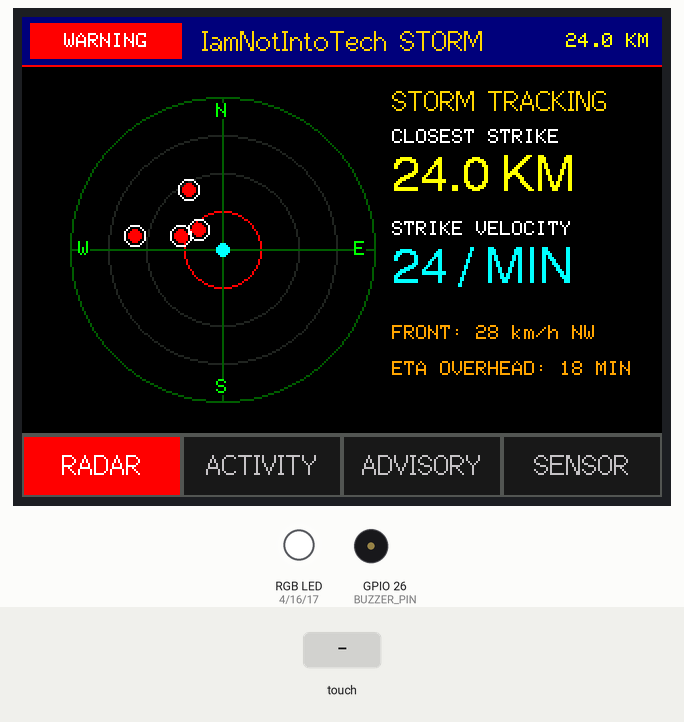
The program below on a simulated ESP32. On the bench: 320×240 colour display, an RGB LED mixed from three pins (HIGH = lit), buzzer (waves = sounding). Inputs (shaded band) come from the test bench. Random numbers use the default seed unless the program sets one.

Above: at 3.8 s.
3.9 s: touch panel pressed at 38 % / 90 % of its raw x / y range
At 4.8 s:
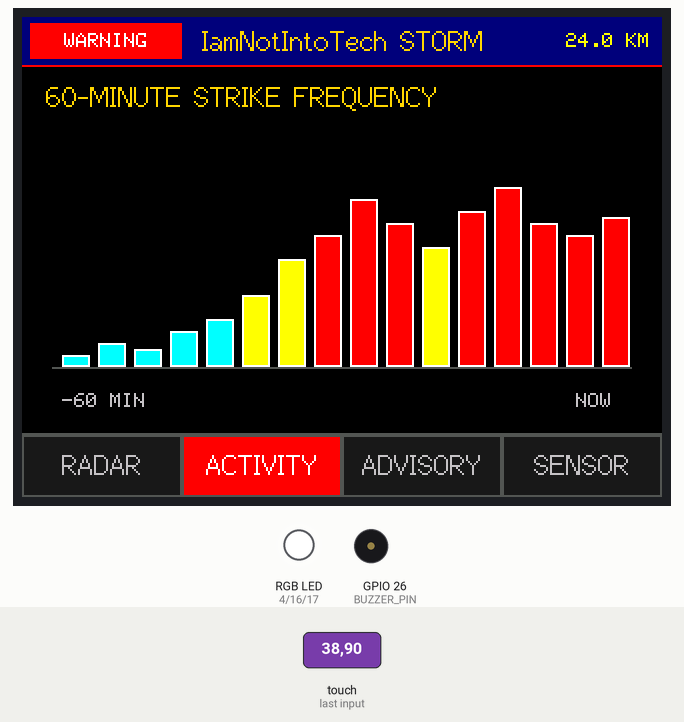
5.5 s: touch panel pressed at 62 % / 90 % of its raw x / y range
At 6.6 s:
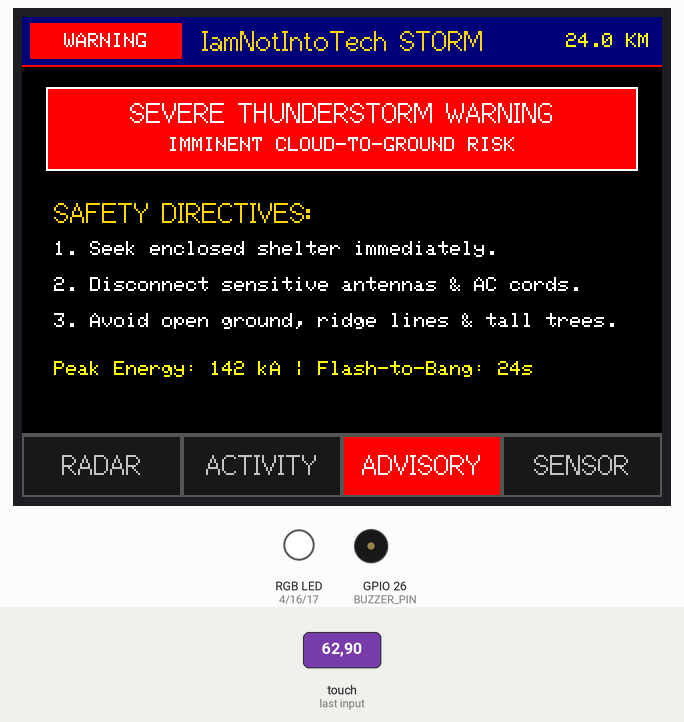
7.1 s: touch panel pressed at 87 % / 90 % of its raw x / y range
At 8.4 s:
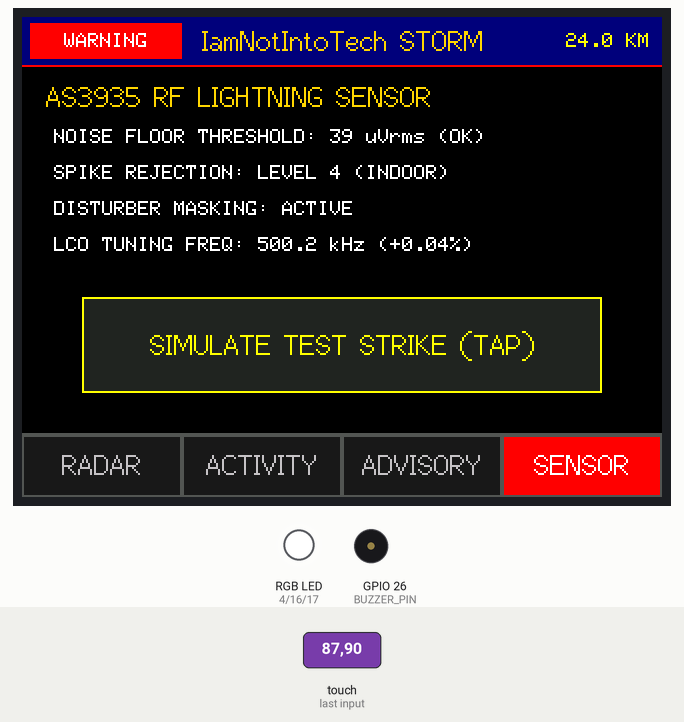
8.7 s: touch panel pressed at 13 % / 70 % of its raw x / y range
At 9.5 s:
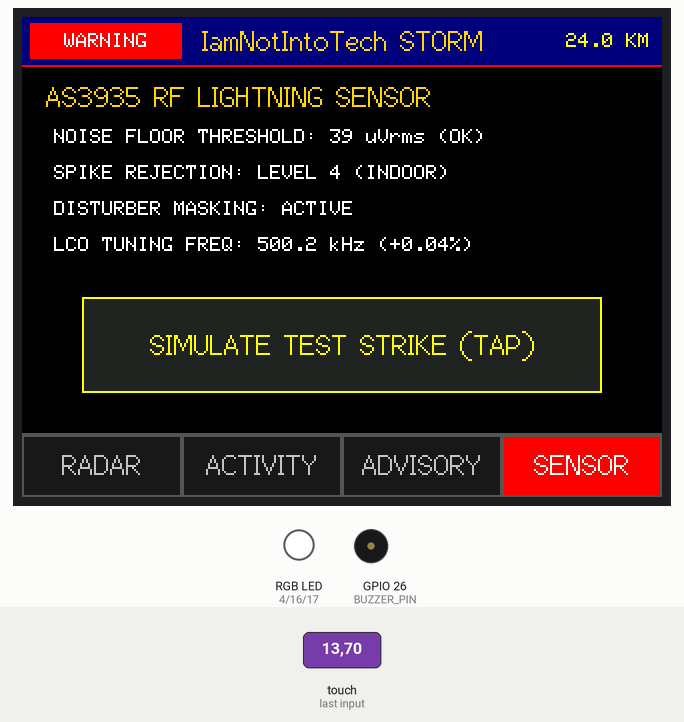
Timing chart, 0 to 11.4 s (numbered marks = the images above; inputs shaded):
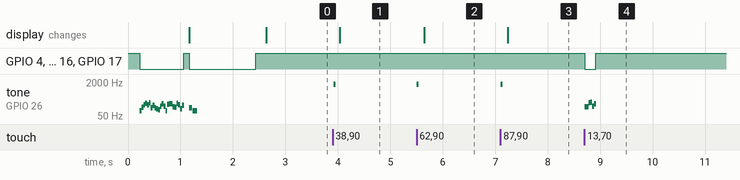

Measured:
- after the input at 3.9 s, tone on GPIO 26 (BUZZER_PIN): silent → 1600 Hz at once, → silent 0.04 s later; the display: changes after 0.13 s (image 1)
- after the input at 5.5 s, tone on GPIO 26 (BUZZER_PIN): silent → 1600 Hz at once, → silent 0.04 s later; the display: changes after 0.15 s (image 2)
- after the input at 7.1 s, tone on GPIO 26 (BUZZER_PIN): silent → 1600 Hz at once, → silent 0.04 s later; the display: changes after 0.14 s (image 3)
- after the input at 8.7 s, GPIO 4 (LED_RED_PIN), GPIO 16 (LED_GREEN_PIN), GPIO 17 (LED_BLUE_PIN): HIGH → LOW at once, → HIGH 0.21 s later; tone on GPIO 26 (BUZZER_PIN): plays 138 Hz for 0.04 s, 136 Hz for 0.04 s, 215 Hz for 0.04 s, 217 Hz for 0.04 s, 146 Hz for 0.04 s, 192 Hz for 0.04 s, starting at once

The program:

main.cpp
```cpp
/**
 * ============================================================================
 * Project 72 — CYD Lightning Strike & Storm Warning Radar
 * Hardware: Cheap Yellow Display (ESP32-2432S028R 2.8" Resistive Touch)
 *
 * Features:
 *   - Severe Thunderstorm & Lightning Strike Early Warning System
 *   - 4 Touch-Navigated Threat Views:
 *       1. STORM RADAR SCOPE:
 *          • Polar strike range rings (5 km, 15 km, 30 km, 40 km) with compass ticks
 *          • Real-time plotted lightning strikes with age color-coding (Fresh, Mid, Old)
 *          • Approaching storm front vector & distance readout (8.4 km)
 *       2. STRIKE FREQUENCY HISTOGRAM:
 *          • Rolling 60-minute strike frequency bar chart & strike rate gauge
 *       3. SEVERE STORM ADVISORY:
 *          • Threat severity level, estimated time to arrival (ETA), and safety guidance
 *       4. SENSOR DIAGNOSTICS:
 *          • RF noise floor, disturber rejection, and [SIMULATE STRIKE] touch button
 *   - Audio Feedback: Low-frequency thunderclap rumble and proximity sirens on GPIO 26
 *   - Active-Low RGB LED: Flash-bang bright white pulse on strike, Crimson proximity alarm
 *   - LDR Optical Verification Channel on GPIO 34
 *
 * Community & Documentation:
 *   📺 Tutorial:  https://youtube.com/@IamNotIntoTech
 *   🖨️ Enclosure: https://youtube.com/@Makerrdesigns
 *
 * Brand: IamNotIntoTech
 * ============================================================================
 */

#include <Arduino.h>
#include <SPI.h>
#include <TFT_eSPI.h>
#include <XPT2046_Touchscreen.h>

// --- PIN DEFINITIONS ---
#define XPT2046_IRQ 36
#define XPT2046_MOSI 32
#define XPT2046_MISO 39
#define XPT2046_CLK 25
#define XPT2046_CS 33

#define LED_RED_PIN 4
#define LED_GREEN_PIN 16
#define LED_BLUE_PIN 17
#define BUZZER_PIN 26
#define LDR_PIN 34

// --- COLOR PALETTE (RGB565) ---
#define C_BLACK       0x0000
#define C_WHITE       0xFFFF
#define C_GREEN       0x07E0
#define C_CYAN        0x07FF
#define C_RED         0xF800
#define C_YELLOW      0xFFE0
#define C_GOLD        0xFEA0
#define C_AMBER       0xFD20
#define C_DARKGREY    0x2124
#define C_MIDGREY     0x52AA
#define C_LIGHTGREY   0xC618
#define C_NAVY        0x000F
#define C_TAB_BG      0x18C3
#define C_RADAR_GRID  0x02E0

// --- HARDWARE INSTANCES ---
TFT_eSPI tft = TFT_eSPI();
SPIClass touchSPI(HSPI);
XPT2046_Touchscreen touch(XPT2046_CS, XPT2046_IRQ);

// --- DASHBOARD STATE ---
enum StormView {
    VIEW_RADAR        = 0,
    VIEW_HISTOGRAM    = 1,
    VIEW_ADVISORY     = 2,
    VIEW_DIAGNOSTICS  = 3,
    VIEW_COUNT        = 4
};

const char* VIEW_NAMES[VIEW_COUNT] = {
    "RADAR", "ACTIVITY", "ADVISORY", "SENSOR"
};

int currentView = VIEW_RADAR;

// Lightning Strikes Data
#define MAX_STRIKES 12
struct Strike {
    float distKm;
    float bearingDeg;
    unsigned long timestampMs;
    int energyKj;
    bool isCloudToGround;
};

Strike strikes[MAX_STRIKES];
int strikeCount = 0;
float closestStrikeKm = 8.4f;
int strikeRatePerMin = 24;

// Histogram data (last 16 intervals)
int histBars[16] = { 2, 4, 3, 6, 8, 12, 18, 22, 28, 24, 20, 26, 30, 24, 22, 25 };

unsigned long lastAutoStrike = 0;

// --- HARDWARE HELPERS ---
void setRgbLed(uint8_t r, uint8_t g, uint8_t b) {
    analogWrite(LED_RED_PIN, 255 - r);
    analogWrite(LED_GREEN_PIN, 255 - g);
    analogWrite(LED_BLUE_PIN, 255 - b);
}

// Low frequency thunder rumble simulation
void playThunderclap() {
    for (int i = 0; i < 6; i++) {
        tone(BUZZER_PIN, random(80, 220), 40);
        delay(35);
    }
}

// Register a new lightning strike
void addStrike(float dist, float bearing, int energy) {
    if (strikeCount < MAX_STRIKES) {
        strikes[strikeCount] = { dist, bearing, millis(), energy, true };
        strikeCount++;
    } else {
        for (int i = 0; i < MAX_STRIKES - 1; i++) {
            strikes[i] = strikes[i + 1];
        }
        strikes[MAX_STRIKES - 1] = { dist, bearing, millis(), energy, true };
    }
    closestStrikeKm = dist;

    // Flash-bang strobe white LED
    setRgbLed(255, 255, 255);
    playThunderclap();
    setRgbLed(0, 0, 0);
}

// --- BOOT SCREEN ---
void showBootSequence() {
    tft.fillScreen(C_BLACK);
    setRgbLed(0, 0, 0);

    tft.setTextColor(C_GOLD, C_BLACK);
    tft.setTextDatum(MC_DATUM);
    tft.drawString("IamNotIntoTech", 160, 45, 4);

    tft.setTextColor(C_CYAN, C_BLACK);
    tft.drawString("LIGHTNING STRIKE & STORM WARNING", 160, 80, 2);

    // Lightning Bolt Graphic
    tft.fillTriangle(160, 110, 145, 138, 162, 138, C_YELLOW);
    tft.fillTriangle(162, 138, 150, 168, 175, 130, C_GOLD);

    tft.setTextColor(C_LIGHTGREY, C_BLACK);
    tft.drawString("Calibrating 500 kHz RF Front-End...", 160, 185, 2);

    setRgbLed(255, 255, 255);
    tone(BUZZER_PIN, 120, 60); delay(70);
    tone(BUZZER_PIN, 90, 80);

    delay(1200);
    setRgbLed(0, 0, 0);
    tft.fillScreen(C_BLACK);
}

// --- TOP HEADER ---
void renderHeader() {
    tft.fillRect(0, 0, 320, 24, C_NAVY);
    tft.drawFastHLine(0, 24, 320, C_RED);

    // Threat Pill
    tft.fillRect(4, 3, 76, 18, C_RED);
    tft.setTextColor(C_WHITE, C_RED);
    tft.setTextDatum(MC_DATUM);
    tft.drawString("WARNING", 42, 12, 1);

    // Center Branding
    tft.setTextColor(C_GOLD, C_NAVY);
    tft.drawString("IamNotIntoTech STORM", 160, 12, 2);

    // Closest Strike Distance
    tft.setTextDatum(MR_DATUM);
    tft.setTextColor(C_YELLOW, C_NAVY);
    char distBuf[24];
    snprintf(distBuf, sizeof(distBuf), "%.1f KM", closestStrikeKm);
    tft.drawString(distBuf, 314, 12, 1);
}

// --- BOTTOM NAVIGATION TABS ---
void renderNavTabs() {
    tft.drawFastHLine(0, 208, 320, C_MIDGREY);
    for (int i = 0; i < VIEW_COUNT; i++) {
        int x = i * 80;
        bool active = (i == currentView);
        tft.fillRect(x, 209, 80, 31, active ? C_RED : C_TAB_BG);
        tft.drawRect(x, 209, 80, 31, C_MIDGREY);
        tft.setTextDatum(MC_DATUM);
        tft.setTextColor(active ? C_WHITE : C_LIGHTGREY, active ? C_RED : C_TAB_BG);
        tft.drawString(VIEW_NAMES[i], x + 40, 224, 2);
    }
}

// --- VIEW 1: STORM RADAR SCOPE ---
void renderRadarScope() {
    tft.fillRect(0, 25, 320, 183, C_BLACK);

    // Polar radar scope (Center X: 100, Y: 116, Radius 76)
    int cx = 100, cy = 116, r = 76;
    tft.drawCircle(cx, cy, r, C_RADAR_GRID);
    tft.drawCircle(cx, cy, r * 3 / 4, C_DARKGREY); // 30 km
    tft.drawCircle(cx, cy, r / 2, C_DARKGREY);     // 20 km
    tft.drawCircle(cx, cy, r / 4, C_RED);          // 10 km danger ring
    tft.drawFastHLine(cx - r, cy, r * 2, C_RADAR_GRID);
    tft.drawFastVLine(cx, cy - r, r * 2, C_RADAR_GRID);

    // Station center
    tft.fillCircle(cx, cy, 3, C_CYAN);

    // Cardinal ticks
    tft.setTextColor(C_GREEN, C_BLACK);
    tft.setTextDatum(MC_DATUM);
    tft.drawString("N", cx, cy - r + 7, 1);
    tft.drawString("S", cx, cy + r - 7, 1);
    tft.drawString("E", cx + r - 7, cy, 1);
    tft.drawString("W", cx - r + 7, cy, 1);

    // Plot strikes on radar
    unsigned long now = millis();
    for (int i = 0; i < strikeCount; i++) {
        Strike& s = strikes[i];
        float rad = (s.bearingDeg - 90.0f) * (PI / 180.0f);
        float px = (s.distKm / 40.0f) * r;
        if (px > r - 4) px = r - 4;
        int sx = cx + (int)(cos(rad) * px);
        int sy = cy + (int)(sin(rad) * px);

        // Color by age
        uint16_t col = (now - s.timestampMs < 30000) ? C_RED : C_YELLOW;
        tft.fillCircle(sx, sy, 3, col);
        tft.drawCircle(sx, sy, 5, C_WHITE);
    }

    // Right Side Telemetry Readouts (X: 185 to 310)
    tft.setTextColor(C_GOLD, C_BLACK);
    tft.setTextDatum(TL_DATUM);
    tft.drawString("STORM TRACKING", 185, 34, 2);

    tft.setTextColor(C_WHITE, C_BLACK);
    tft.drawString("CLOSEST STRIKE", 185, 56, 1);
    char cBuf[24];
    snprintf(cBuf, sizeof(cBuf), "%.1f KM", closestStrikeKm);
    tft.setTextColor((closestStrikeKm < 10.0f) ? C_RED : C_YELLOW, C_BLACK);
    tft.drawString(cBuf, 185, 68, 4);

    tft.setTextColor(C_WHITE, C_BLACK);
    tft.drawString("STRIKE VELOCITY", 185, 102, 1);
    char rateBuf[24];
    snprintf(rateBuf, sizeof(rateBuf), "%d / MIN", strikeRatePerMin);
    tft.setTextColor(C_CYAN, C_BLACK);
    tft.drawString(rateBuf, 185, 114, 4);

    tft.setTextColor(C_AMBER, C_BLACK);
    tft.drawString("FRONT: 28 km/h NW", 185, 154, 1);
    tft.drawString("ETA OVERHEAD: 18 MIN", 185, 172, 1);
}

// --- VIEW 2: ACTIVITY HISTOGRAM ---
void renderHistogram() {
    tft.fillRect(0, 25, 320, 183, C_BLACK);

    tft.setTextColor(C_GOLD, C_BLACK);
    tft.setTextDatum(TL_DATUM);
    tft.drawString("60-MINUTE STRIKE FREQUENCY", 12, 32, 2);

    // Draw Bar Chart (16 bars across X: 20 to 290)
    int baseLineY = 175;
    tft.drawFastHLine(15, baseLineY, 290, C_MIDGREY);

    for (int i = 0; i < 16; i++) {
        int barH = histBars[i] * 3;
        if (barH > 100) barH = 100;
        int bx = 20 + (i * 18);
        int by = baseLineY - barH;

        uint16_t bCol = (histBars[i] > 20) ? C_RED : ((histBars[i] > 10) ? C_YELLOW : C_CYAN);
        tft.fillRect(bx, by, 14, barH, bCol);
        tft.drawRect(bx, by, 14, barH, C_WHITE);
    }

    tft.setTextColor(C_LIGHTGREY, C_BLACK);
    tft.setTextDatum(ML_DATUM);
    tft.drawString("-60 MIN", 20, 192, 1);
    tft.setTextDatum(MR_DATUM);
    tft.drawString("NOW", 295, 192, 1);
}

// --- VIEW 3: SEVERE STORM ADVISORY ---
void renderAdvisory() {
    tft.fillRect(0, 25, 320, 183, C_BLACK);

    tft.fillRect(12, 35, 296, 42, C_RED);
    tft.drawRect(12, 35, 296, 42, C_WHITE);
    tft.setTextColor(C_WHITE, C_RED);
    tft.setTextDatum(MC_DATUM);
    tft.drawString("SEVERE THUNDERSTORM WARNING", 160, 48, 2);
    tft.drawString("IMMINENT CLOUD-TO-GROUND RISK", 160, 64, 1);

    tft.setTextColor(C_GOLD, C_BLACK);
    tft.setTextDatum(TL_DATUM);
    tft.drawString("SAFETY DIRECTIVES:", 16, 90, 2);

    tft.setTextColor(C_WHITE, C_BLACK);
    tft.drawString("1. Seek enclosed shelter immediately.", 16, 112, 1);
    tft.drawString("2. Disconnect sensitive antennas & AC cords.", 16, 130, 1);
    tft.drawString("3. Avoid open ground, ridge lines & tall trees.", 16, 148, 1);

    tft.setTextColor(C_YELLOW, C_BLACK);
    tft.drawString("Peak Energy: 142 kA | Flash-to-Bang: 24s", 16, 172, 1);
}

// --- VIEW 4: SENSOR DIAGNOSTICS ---
void renderDiagnostics() {
    tft.fillRect(0, 25, 320, 183, C_BLACK);

    tft.setTextColor(C_GOLD, C_BLACK);
    tft.setTextDatum(TL_DATUM);
    tft.drawString("AS3935 RF LIGHTNING SENSOR", 12, 32, 2);

    tft.setTextColor(C_WHITE, C_BLACK);
    tft.drawString("NOISE FLOOR THRESHOLD: 39 uVrms (OK)", 16, 56, 1);
    tft.drawString("SPIKE REJECTION: LEVEL 4 (INDOOR)", 16, 74, 1);
    tft.drawString("DISTURBER MASKING: ACTIVE", 16, 92, 1);
    tft.drawString("LCO TUNING FREQ: 500.2 kHz (+0.04%)", 16, 110, 1);

    // Touch Simulate Strike Button
    tft.fillRect(30, 140, 260, 48, C_DARKGREY);
    tft.drawRect(30, 140, 260, 48, C_YELLOW);
    tft.setTextColor(C_YELLOW, C_DARKGREY);
    tft.setTextDatum(MC_DATUM);
    tft.drawString("SIMULATE TEST STRIKE (TAP)", 160, 164, 2);
}

// --- TOUCH INPUT HANDLER ---
void handleTouch() {
    if (!touch.touched()) return;

    TS_Point p = touch.getPoint();
    int tx = map(p.x, 240, 3800, 0, 320);
    int ty = map(p.y, 240, 3800, 0, 240);

    // Check bottom navigation tabs (Y >= 208)
    if (ty >= 208) {
        int tab = tx / 80;
        if (tab >= 0 && tab < VIEW_COUNT && tab != currentView) {
            currentView = tab;
            tone(BUZZER_PIN, 1600, 40);
            renderHeader();
            renderNavTabs();
            switch (currentView) {
                case VIEW_RADAR:       renderRadarScope(); break;
                case VIEW_HISTOGRAM:   renderHistogram(); break;
                case VIEW_ADVISORY:    renderAdvisory(); break;
                case VIEW_DIAGNOSTICS: renderDiagnostics(); break;
            }
            delay(150);
            return;
        }
    }

    // If on Diagnostics: Check [SIMULATE STRIKE] button
    if (currentView == VIEW_DIAGNOSTICS && ty >= 140 && ty <= 188 && tx >= 30 && tx <= 290) {
        addStrike(random(30, 120) / 10.0f, random(0, 360), random(40, 160));
        delay(200);
        return;
    }
}

// --- SETUP ---
void setup() {
    Serial.begin(115200);

    // Initialize RGB LED & Pins
    pinMode(LED_RED_PIN, OUTPUT);
    pinMode(LED_GREEN_PIN, OUTPUT);
    pinMode(LED_BLUE_PIN, OUTPUT);
    setRgbLed(0, 0, 0);

    pinMode(BUZZER_PIN, OUTPUT);
    pinMode(LDR_PIN, INPUT);

    // Initialize Display
    tft.init();
    tft.setRotation(1); // Landscape 320x240
    tft.fillScreen(C_BLACK);

    // Initialize Touchscreen (HSPI)
    touchSPI.begin(XPT2046_CLK, XPT2046_MISO, XPT2046_MOSI, XPT2046_CS);
    touch.begin(touchSPI);
    touch.setRotation(1);

    // Pre-seed some recent lightning strikes
    addStrike(8.4f, 310.0f, 95);
    addStrike(12.1f, 290.0f, 110);
    addStrike(18.5f, 330.0f, 65);
    addStrike(24.0f, 280.0f, 80);

    // Boot sequence
    showBootSequence();

    // Render initial UI
    renderHeader();
    renderNavTabs();
    renderRadarScope();

    lastAutoStrike = millis();
}

// --- MAIN LOOP ---
void loop() {
    // Touch input check
    handleTouch();

    // Random thunderstorm strike simulation every ~12 seconds
    if (millis() - lastAutoStrike >= 12000) {
        lastAutoStrike = millis();
        float dist = random(40, 220) / 10.0f;
        float bearing = random(260, 340);
        addStrike(dist, bearing, random(50, 180));

        if (currentView == VIEW_RADAR) {
            renderHeader();
            renderRadarScope();
        }
    }

    delay(20);
}
```
